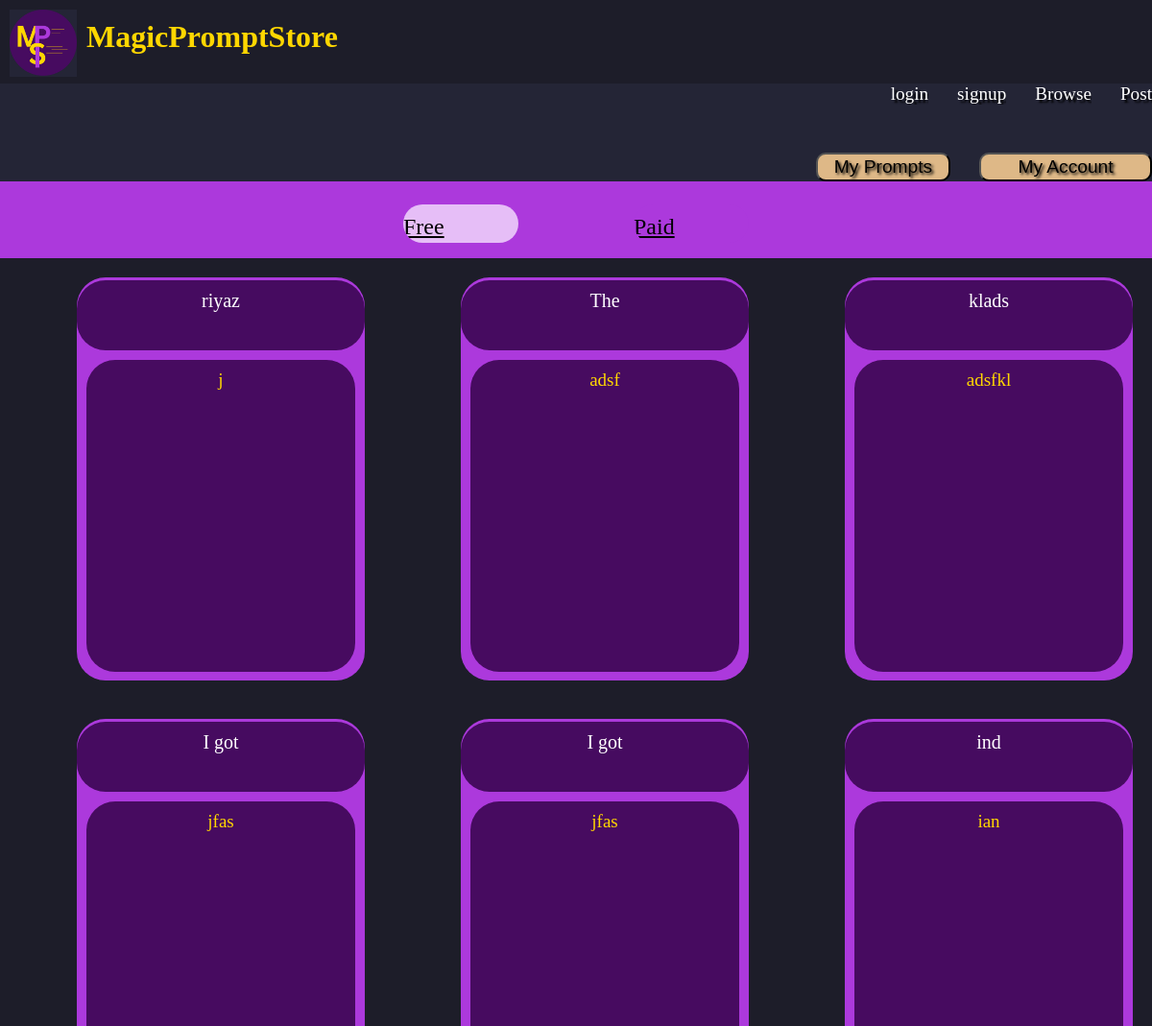
The app's page /store with its own data.
### mps_app/models.py (models this page shows, shortened)
class Prompts(models.Model):
    name = models.TextField(max_length=30,default="NULL")
    title = models.TextField(max_length=50)
    description = models.TextField(max_length=500)
    prompt = models.TextField(max_length=5000)
    price = models.FloatField(max_length=30,default=0.0)
    category = models.TextField(max_length=30,default='normal')
    sample_input = models.TextField(max_length=10000,default="null")
    sample_output = models.TextField(max_length=10000,default="null")
    sales = models.IntegerField(default=0)
    user = models.ForeignKey('Users',blank=True,null=True,on_delete=models.SET_NULL,related_name='user')
    cost = models.IntegerField(default=29)
    prompt_type = models.TextField(max_length=5 ,default="free")
    status=models.TextField(max_length=20,default="published")
    updated = models.DateTimeField(auto_now=True)

### mps_app/views.py (the view)
# urls.py: path('store',views.store_view,name='store_view'),
def store_view(request):
    if request.method == 'POST':
        title = request.POST.get('thetitle')
        request.session['thetitle'] = title
        return redirect(reverse('prompt_view'))
    prompts = Prompts.objects.filter(prompt_type="free")
    context = {
        'prompts' : prompts
    }
    if request.session.get('current') == 'post':
        context['message'] = 'Your Prompt is successfully posted in the store'
    if request.session.get('user')!= 'null':
        context['name'] = request.session.get('email')
    return render(request,'store.html',context)

### mps_app/templates/store.html (shortened to what this page needs)
{% extends 'common.html' %}
{% block link %}
{% load static %}
<link rel="stylesheet" href="{% static 'store.css' %}">
{% endblock %}
{%block body%}
<div class="selector">
    <div class="free"><a class="slink " href="{% url 'store_view' %}">Free</a></div>
    <div class="paid"><a class="slink" href="{% url 'paid_view' %}">Paid</a></div>
</div>
    <div class="grid">
        <div class="container">
            {% for prompt in prompts %}
                <div class="card" onclick="onSubmit('{{ prompt.title }}')">
                    <form method="POST" id="myform">
                        <div class="title">
                            {{ prompt.title }}
                        </div>
                        <div class="description">
                            {{ prompt.description }}
                        </div>
                    </form>
                </div>
            {% endfor %}
        </div>
    </div>
</body>
</html>
{% endblock %}

### mps_app/templates/common.html (shortened to what this page needs)
<html lang="en">
    {% load static %}
<head>
    <link rel="stylesheet" href="{% static 'common.css'%}">
    {% block link%} {% endblock %}
</head>
<body>
    {% load static %}
    <img src="{% static 'logo.png'%}" width="70px" height="70px" class="logo">
    <div class="mps">
        <h1>MagicPromptStore</h1>
    </div>
    <div class="header">
        <a href="{% url 'login_view' %}" class="link">login</a>
        <a href="{% url 'signup_view' %}" class="link">signup</a>
        <a href="{% url 'store_view' %}" class="link">Browse</a>
        <a href="{% url 'post_view' %}" class="link">Post</a>
    </div>
    <div class="mine">
        <button class="sticky"><a class="link2" href="{% url 'my_prompts_view' %}">My Prompts</a></button>
        <button class="sticky2"><a class="link2" href="{% url 'posted_view' %}">My Account</a></button>
    </div>
    {% block body%} {% endblock%}
</body>
</html>

### mps_app/static/common.css (style rules this page uses)
* { margin:0px; padding: 0%; overflow-x: hidden; }
.sticky2 { padding: 0px; background: burlywood; border-radius: 10px; width: 180px; height: 30px; font-size: medium; right: 0%; top: 5%; }
body { background-color: #1d1d29; margin:0px; padding: 0px; overflow-x: hidden; }
.link { text-decoration: none; color:white; font-size: larger; text-shadow: 3px 3px 2px black; }
.link2 { text-decoration: none; color:black; font-size: larger; text-shadow: 2px 2px 3px black; margin: 0px; }
.header { position: relative; left:0px; width: 100%; display: flex; background-color: #242536; justify-content:flex-end; align-items: end; gap:30px; flex-wrap: wrap; margin-right: 0px; }
.mine { display: flex; background-color: #242536; height:50px; padding-top: 30px; justify-content:flex-end; align-items: end; gap:30px; flex-wrap: wrap; width: 100%; }
.logo { position: absolute; left:10px; top :10px; }
.mps { position: relative; left:90px; top :20px; color: gold; margin-bottom: 50px; }
button { background: linear-gradient(to right bottom,violet,gold); border-radius: 10px; width: 200px; height: 50px; font-size: large; }
.sticky { padding: 0px; background: burlywood; border-radius: 10px; width: 140px; height: 30px; font-size: medium; right: 0%; top: 0%; }
form { overflow-y: visible; }
.grid { overflow-y: hidden; }
body { overflow-y: auto; }

### mps_app/static/store.css (style rules this page uses)
.grid { width: 100%; height: 100%; }
.container { position: relative; left: 5%; display: grid; grid-template-columns: repeat(auto-fit, minmax(400px, 1fr)); }
.card { width: 300px; height: 420px; background-color: #AC39DC; border-radius: 30px; margin: 20px; font-size: large; transition: background-color 0.3s, height 0.3s, font-size 0.3s; cursor: pointer; overflow: hidden; }
.title { margin-top: 3px; height: 15%; border-radius: 30px; background-color: hsl(282, 79%, 21%); text-align: center; padding-top: 10px; color: white; font-size: 20px; }
.description { border-radius: 30px; background-color: #470B60; text-align: center; margin: 10px; padding-top: 10px; height: 75%; font-size: 19px; color: gold; }
.link2 { text-decoration: none; color:black; font-size: larger; text-shadow: 2px 2px 3px black; margin: 0px; }
.selector { background-color: #AC39DC; width: 100%; height: 10%; display: flex; justify-content:center; gap:10%; }
.free { background-color:#e6bef7; width:10%; height:30px; position: relative; top:30%; padding-top: 10px; border-radius: 30px; }
.slink { font-size:x-large; color: black; }
.paid { background-color:#AC39DC; width:10%; height:30px; position: relative; top:30%; padding-top: 10px; border-radius: 30px; }

### records on screen
Prompts: title "riyaz", description "j"
Prompts: title "The", description "adsf"
Prompts: title "klads", description "adsfkl"
Prompts: title "I got", description "jfas"
Prompts: title "I got", description "jfas"
Prompts: title "ind", description "ian"
